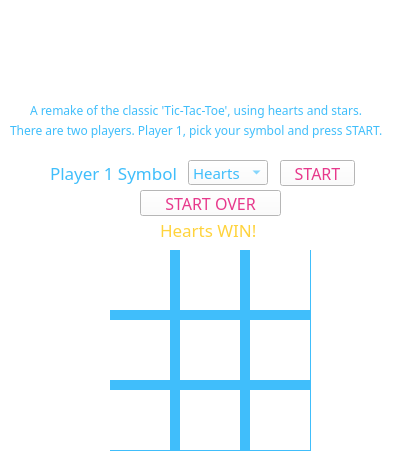
<?xml version="1.0" encoding="UTF-8"?>
<ui version="4.0">
 <class>GameWindow</class>
 <widget class="QMainWindow" name="GameWindow">
  <property name="geometry">
   <rect>
    <x>0</x>
    <y>0</y>
    <width>417</width>
    <height>460</height>
   </rect>
  </property>
  <property name="maximumSize">
   <size>
    <width>417</width>
    <height>460</height>
   </size>
  </property>
  <property name="windowTitle">
   <string>GameWindow</string>
  </property>
  <property name="styleSheet">
   <string notr="true">background-color: rgb(255, 255, 255);</string>
  </property>
  <widget class="QWidget" name="centralwidget">
   <widget class="QWidget" name="widget" native="true">
    <property name="geometry">
     <rect>
      <x>0</x>
      <y>0</y>
      <width>421</width>
      <height>461</height>
     </rect>
    </property>
    <property name="font">
     <font>
      <pointsize>10</pointsize>
     </font>
    </property>
    <widget class="QLabel" name="lblHeader">
     <property name="geometry">
      <rect>
       <x>0</x>
       <y>10</y>
       <width>411</width>
       <height>81</height>
      </rect>
     </property>
     <property name="text">
      <string/>
     </property>
     <property name="pixmap">
      <pixmap resource="resources.qrc">:/images/Hearts&amp;stars.png</pixmap>
     </property>
     <property name="scaledContents">
      <bool>false</bool>
     </property>
    </widget>
    <widget class="QWidget" name="wPickSpotButtons" native="true">
     <property name="enabled">
      <bool>false</bool>
     </property>
     <property name="geometry">
      <rect>
       <x>110</x>
       <y>250</y>
       <width>201</width>
       <height>201</height>
      </rect>
     </property>
     <property name="styleSheet">
      <string notr="true">background-color: rgb(64, 190, 251);
background-image: url(:/images/board.png);</string>
     </property>
     <widget class="QPushButton" name="btn10">
      <property name="geometry">
       <rect>
        <x>0</x>
        <y>70</y>
        <width>60</width>
        <height>60</height>
       </rect>
      </property>
      <property name="styleSheet">
       <string notr="true">background-color: rgb(255, 255, 255);
border: 0px;</string>
      </property>
      <property name="text">
       <string/>
      </property>
      <property name="flat">
       <bool>false</bool>
      </property>
     </widget>
     <widget class="QPushButton" name="btn01">
      <property name="geometry">
       <rect>
        <x>70</x>
        <y>0</y>
        <width>60</width>
        <height>60</height>
       </rect>
      </property>
      <property name="styleSheet">
       <string notr="true">background-color: rgb(255, 255, 255);
border: 0px;</string>
      </property>
      <property name="text">
       <string/>
      </property>
      <property name="flat">
       <bool>false</bool>
      </property>
     </widget>
     <widget class="QPushButton" name="btn02">
      <property name="geometry">
       <rect>
        <x>140</x>
        <y>0</y>
        <width>60</width>
        <height>60</height>
       </rect>
      </property>
      <property name="styleSheet">
       <string notr="true">background-color: rgb(255, 255, 255);
border: 0px;</string>
      </property>
      <property name="text">
       <string/>
      </property>
      <property name="flat">
       <bool>false</bool>
      </property>
     </widget>
     <widget class="QPushButton" name="btn11">
      <property name="geometry">
       <rect>
        <x>70</x>
        <y>70</y>
        <width>60</width>
        <height>60</height>
       </rect>
      </property>
      <property name="styleSheet">
       <string notr="true">background-color: rgb(255, 255, 255);
border: 0px;</string>
      </property>
      <property name="text">
       <string/>
      </property>
      <property name="flat">
       <bool>false</bool>
      </property>
     </widget>
     <widget class="QPushButton" name="btn00">
      <property name="geometry">
       <rect>
        <x>0</x>
        <y>0</y>
        <width>60</width>
        <height>60</height>
       </rect>
      </property>
      <property name="styleSheet">
       <string notr="true">background-color: rgb(255, 255, 255);
border: 0px;</string>
      </property>
      <property name="text">
       <string/>
      </property>
      <property name="flat">
       <bool>false</bool>
      </property>
     </widget>
     <widget class="QPushButton" name="btn21">
      <property name="geometry">
       <rect>
        <x>70</x>
        <y>140</y>
        <width>60</width>
        <height>60</height>
       </rect>
      </property>
      <property name="styleSheet">
       <string notr="true">background-color: rgb(255, 255, 255);
border: 0px;</string>
      </property>
      <property name="text">
       <string/>
      </property>
      <property name="flat">
       <bool>false</bool>
      </property>
     </widget>
     <widget class="QPushButton" name="btn22">
      <property name="geometry">
       <rect>
        <x>140</x>
        <y>140</y>
        <width>60</width>
        <height>60</height>
       </rect>
      </property>
      <property name="styleSheet">
       <string notr="true">background-color: rgb(255, 255, 255);
border: 0px;</string>
      </property>
      <property name="text">
       <string/>
      </property>
      <property name="flat">
       <bool>false</bool>
      </property>
     </widget>
     <widget class="QPushButton" name="btn12">
      <property name="geometry">
       <rect>
        <x>140</x>
        <y>70</y>
        <width>60</width>
        <height>60</height>
       </rect>
      </property>
      <property name="styleSheet">
       <string notr="true">background-color: rgb(255, 255, 255);
border: 0px;</string>
      </property>
      <property name="text">
       <string/>
      </property>
      <property name="flat">
       <bool>false</bool>
      </property>
     </widget>
     <widget class="QPushButton" name="btn20">
      <property name="geometry">
       <rect>
        <x>0</x>
        <y>140</y>
        <width>60</width>
        <height>60</height>
       </rect>
      </property>
      <property name="styleSheet">
       <string notr="true">background-color: rgb(255, 255, 255);
border: 0px;</string>
      </property>
      <property name="text">
       <string/>
      </property>
      <property name="flat">
       <bool>false</bool>
      </property>
     </widget>
    </widget>
    <widget class="QLabel" name="lblStatus">
     <property name="enabled">
      <bool>true</bool>
     </property>
     <property name="geometry">
      <rect>
       <x>160</x>
       <y>220</y>
       <width>101</width>
       <height>20</height>
      </rect>
     </property>
     <property name="font">
      <font>
       <family>Arial Rounded MT Bold</family>
       <pointsize>13</pointsize>
       <weight>50</weight>
       <italic>false</italic>
       <bold>false</bold>
      </font>
     </property>
     <property name="styleSheet">
      <string notr="true">color: rgb(64, 190, 251);
color: rgb(255, 211, 60);</string>
     </property>
     <property name="text">
      <string>Hearts WIN!</string>
     </property>
    </widget>
    <widget class="QPushButton" name="btnStartOver">
     <property name="geometry">
      <rect>
       <x>140</x>
       <y>190</y>
       <width>141</width>
       <height>26</height>
      </rect>
     </property>
     <property name="font">
      <font>
       <family>Arial Rounded MT Bold</family>
       <pointsize>12</pointsize>
      </font>
     </property>
     <property name="styleSheet">
      <string notr="true">color: rgb(231, 57, 140);</string>
     </property>
     <property name="text">
      <string>START OVER</string>
     </property>
    </widget>
    <widget class="QPushButton" name="btnStart">
     <property name="geometry">
      <rect>
       <x>280</x>
       <y>160</y>
       <width>75</width>
       <height>26</height>
      </rect>
     </property>
     <property name="font">
      <font>
       <family>Arial Rounded MT Bold</family>
       <pointsize>12</pointsize>
       <weight>50</weight>
       <bold>false</bold>
      </font>
     </property>
     <property name="styleSheet">
      <string notr="true">color: rgb(231, 57, 140);</string>
     </property>
     <property name="text">
      <string>START</string>
     </property>
    </widget>
    <widget class="QLabel" name="lblText1">
     <property name="geometry">
      <rect>
       <x>30</x>
       <y>100</y>
       <width>361</width>
       <height>20</height>
      </rect>
     </property>
     <property name="font">
      <font>
       <family>Arial Rounded MT Bold</family>
       <pointsize>9</pointsize>
      </font>
     </property>
     <property name="styleSheet">
      <string notr="true">color: rgb(64, 190, 251);</string>
     </property>
     <property name="text">
      <string>A remake of the classic 'Tic-Tac-Toe', using hearts and stars.</string>
     </property>
    </widget>
    <widget class="QLabel" name="lblText2">
     <property name="geometry">
      <rect>
       <x>10</x>
       <y>120</y>
       <width>401</width>
       <height>20</height>
      </rect>
     </property>
     <property name="font">
      <font>
       <family>Arial Rounded MT Bold</family>
       <pointsize>9</pointsize>
      </font>
     </property>
     <property name="styleSheet">
      <string notr="true">color: rgb(64, 190, 251);</string>
     </property>
     <property name="text">
      <string>There are two players. Player 1, pick your symbol and press START.</string>
     </property>
    </widget>
    <widget class="QWidget" name="layoutWidget">
     <property name="geometry">
      <rect>
       <x>50</x>
       <y>160</y>
       <width>218</width>
       <height>25</height>
      </rect>
     </property>
     <layout class="QHBoxLayout" name="hlaySymbolSelect">
      <item>
       <widget class="QLabel" name="lblP1Symbol">
        <property name="font">
         <font>
          <family>Arial Rounded MT Bold</family>
          <pointsize>13</pointsize>
          <weight>50</weight>
          <italic>false</italic>
          <bold>false</bold>
         </font>
        </property>
        <property name="styleSheet">
         <string notr="true">color: rgb(64, 190, 251);</string>
        </property>
        <property name="text">
         <string>Player 1 Symbol </string>
        </property>
       </widget>
      </item>
      <item>
       <widget class="QComboBox" name="cbSymbols">
        <property name="font">
         <font>
          <family>Arial Rounded MT Bold</family>
          <pointsize>11</pointsize>
         </font>
        </property>
        <property name="styleSheet">
         <string notr="true">color: rgb(64, 190, 251);</string>
        </property>
        <item>
         <property name="text">
          <string>Hearts</string>
         </property>
        </item>
        <item>
         <property name="text">
          <string>Stars</string>
         </property>
        </item>
       </widget>
      </item>
     </layout>
    </widget>
   </widget>
  </widget>
 </widget>
 <resources>
  <include location="resources.qrc"/>
 </resources>
 <connections/>
</ui>
